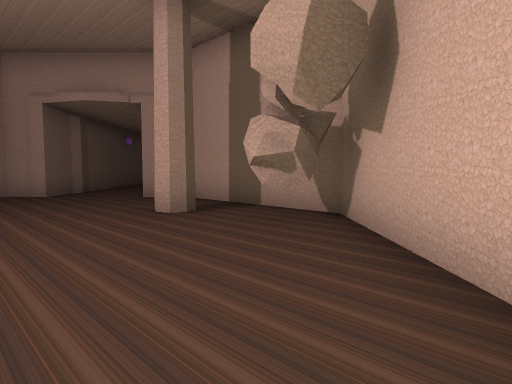
view 1 (above)

13 first-person views from a walk through a 3-D level made in the Unity game engine. The camera is 1.4 m above the floor, tilts 4° down and sees 75° across. The floor is counted in squares, 2 m on a side. Each view is taken from the middle of a square. On the plan, view 1 faces up. The plan holds only what a view shows up to about 10 squares ahead; the rest is blank. The place goes on beyond the plan. The player character is not drawn.

view 2
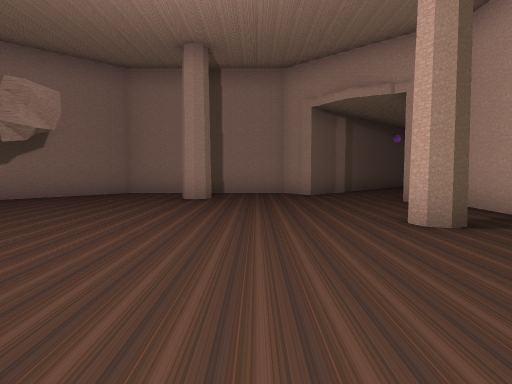

view 3
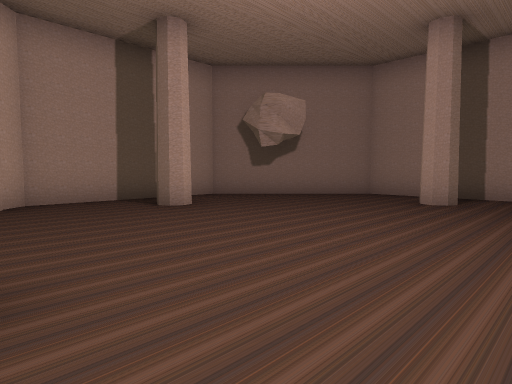

view 4
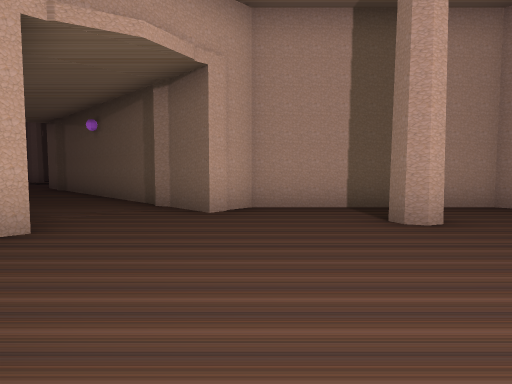

view 5
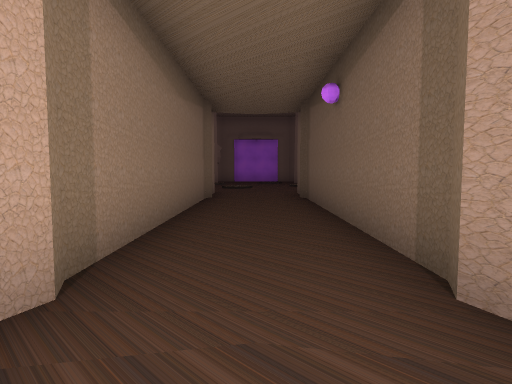

view 6
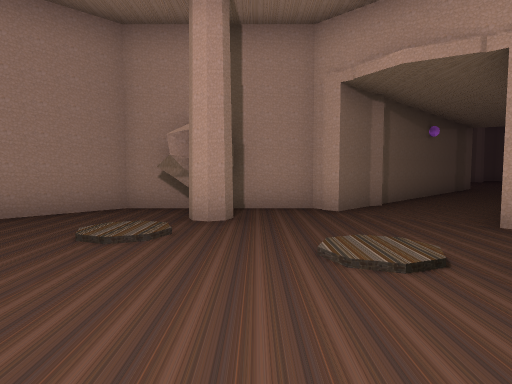

view 7
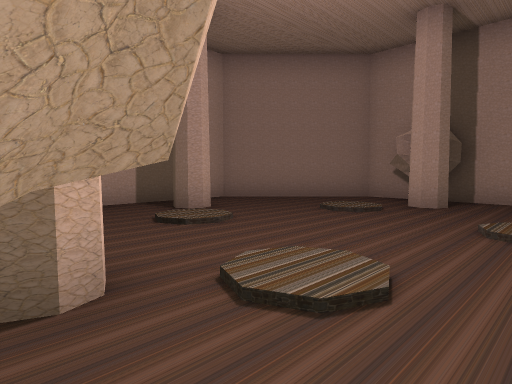

view 8
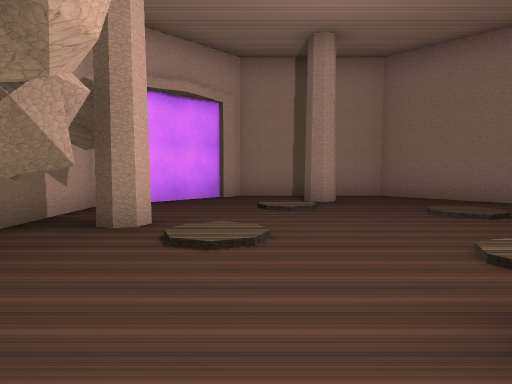

view 9
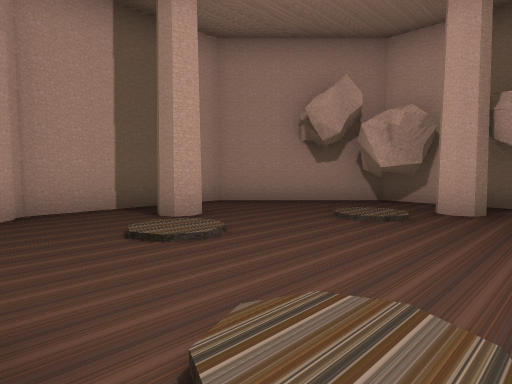

view 10
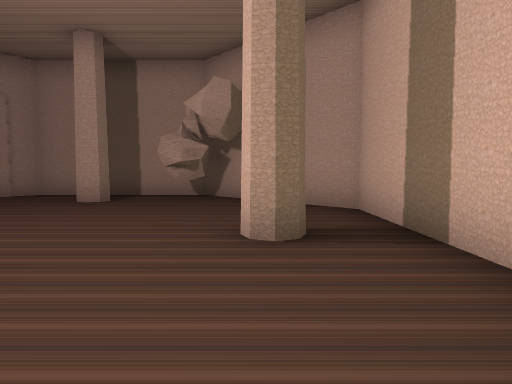

view 11
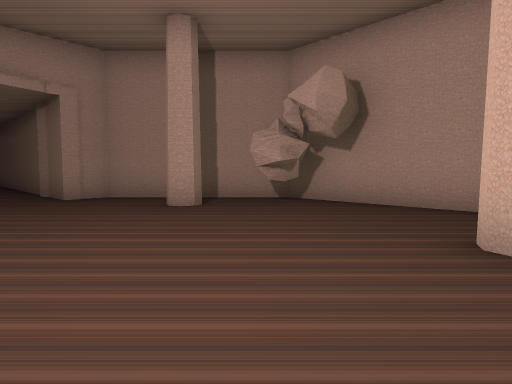

view 12
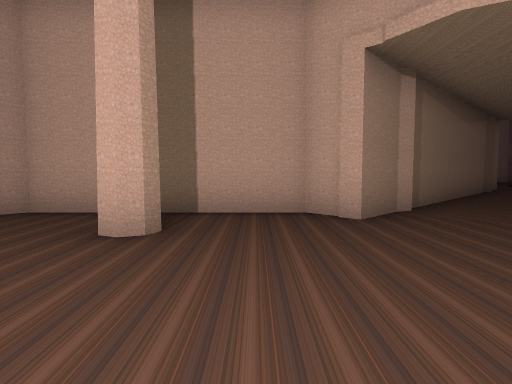

view 13
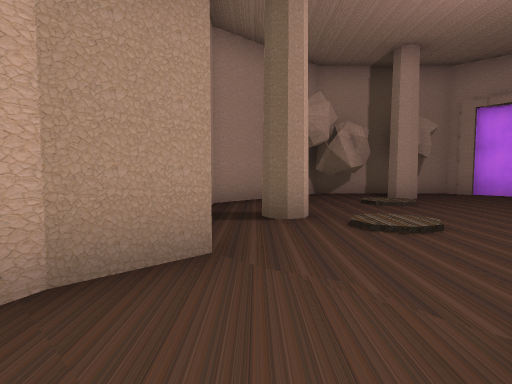

### Floor plan
Key: @ floor where view 1 was taken; # wall or solid block; x gap in a wall; . floor; / step, stairs or slope; O other object.
Columns run from 10 left of view 1 to 2 right of it. Each row starts with its distance up from view 1.
  9     O#.#O
  8   ##.....##
  7  ##.......#
  6 ##.O.....O##
  5 #.........###
  4 #...........#
  3 #...........#
  2 #...........#
  1 #...........#
  0 ##.O.....O@##
 -1  ##.......##
 -2   ##.....##
 -3    ##...##
 -4     #...#
 -5     #...#
 -6     #...#
 -7     #...#
 -8     #...#
 -9     #...#
-10     O...O
-11    ##...##
-12    #.....##
-13  ###......##
-14  #.#O.//O..#
-15  #../......#
-16  #../.../..#
-17  #....../..#
-18  #..O//.Ox##
-19  ##.......#
-20   ##.....##
-21       # ##

Where each view was taken, in squares from view 1:
view 1: 0 up, 0 right, facing up
view 2: 1 up, 0 right, facing up-left
view 3: 2 up, 0 right, facing left
view 4: 2 up, 2 left, facing down-left
view 5: 2 down, 4 left, facing down
view 6: 17 down, 2 left, facing up-left
view 7: 17 down, 0 right, facing left
view 8: 14 down, 0 right, facing down-left
view 9: 15 down, 7 left, facing right
view 10: 2 down, 4 left, facing up-right
view 11: 0 up, 5 left, facing up-right
view 12: 2 up, 5 left, facing down-right
view 13: 10 down, 5 left, facing down-right
